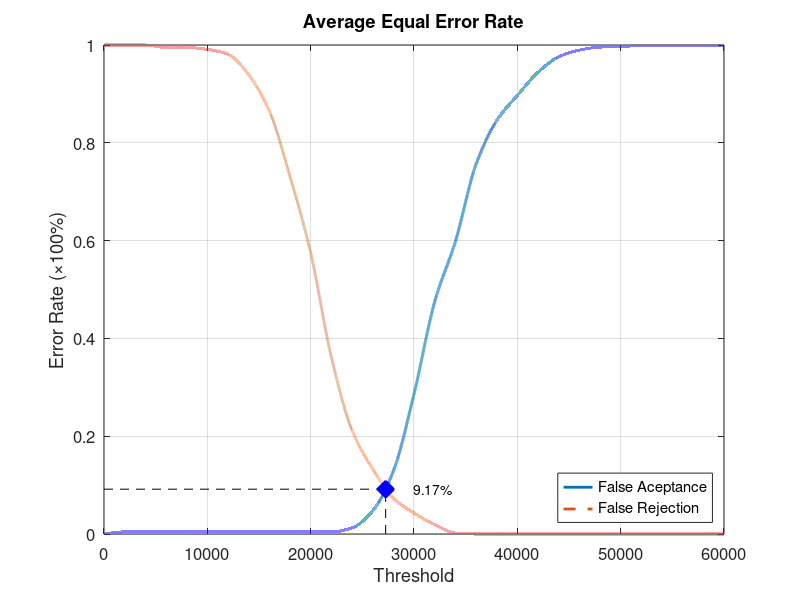
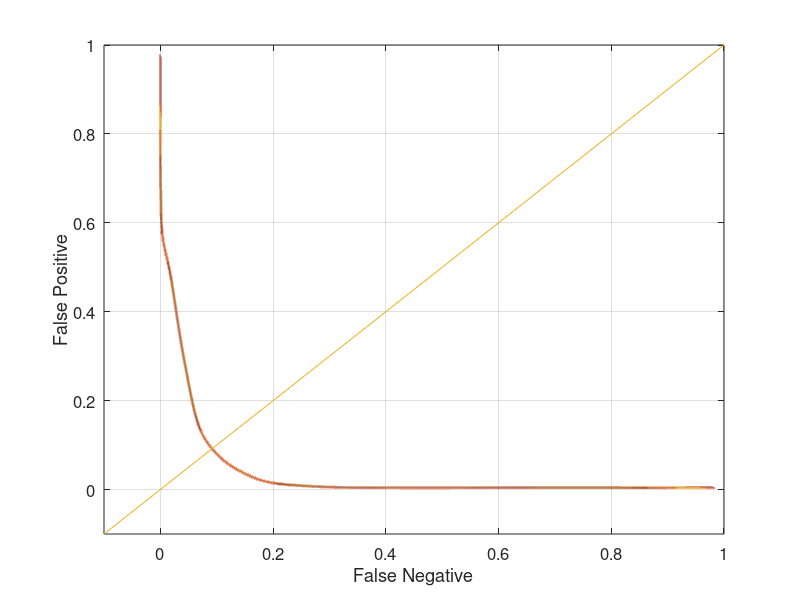

Write the MATLAB code that produced these figures, in order.
function yEER = Database1Average
close all;
clear;
clc;
x = 0:2000:60000;
xq = 0:0.5:60000;

y0 = [0 0.00421053 0.00421053 0.00421053 0.00421053 0.00421053 0.00421053 0.00421053 0.00421053 0.00421053 0.00421053 0.00421053 0.0126316 0.0473684 0.128421 0.286316 0.474737 0.597895 0.755789 0.845263 0.896842 0.944211 0.975789 0.989474 0.99579 0.996842 0.998947 0.998947 0.998947 0.998947 1];
yy0 = interp1(x, y0, xq, 'pchip');
y1 = [1 1 1 0.995 0.995 0.991 0.981 0.939 0.865 0.731 0.575 0.362 0.212 0.133 0.073 0.043 0.019 0.002 0 0 0 0 0 0 0 0 0 0 0 0 0];
yy1 = interp1(x, y1, xq, 'pchip');

% Calculating EER: 
y2 = abs(y0 - y1);
find(y2 == min(y2))
yy2 = abs(yy0 - yy1);
xEER = find(yy2 == min(yy2));
xEERIndex = xq(xEER) % X-axis EER
yEER = yy0(xEER) % Y-axis EER

main = figure
plot(xq, yy0,'-','LineWidth', 2);	hold on
plot(xq, yy1,'--','LineWidth', 2);	hold on
plot([xEERIndex xEERIndex], [0 yEER], 'k--');	hold on
plot([0 xEERIndex], [yEER yEER], 'k--');	hold on
plot(xEERIndex, yEER, 'bx', 'LineWidth', 10);	hold on
text(xEERIndex + 10 * xEERIndex / 100, yEER, [num2str(round((10000 * yEER)) / 100) '%'])
legend('False Aceptance', 'False Rejection', 'Location', 'SouthEast')
xlabel('Threshold')
ylabel('Error Rate (\times100%)')
title('Average Equal Error Rate')
set(gca, 'FontSize', 12)
axis([0 60000 0 1])
grid on

print(main, 'Database1AverageMain', '-dpng');
FNRxFPR = figure('Color', [1 1 1]);
plot(yy1, yy0, '-', yy1, yy0, 'LineWidth', 2);
hold on
y = -0.1:0.1:1
plot(y, y); 
set(gca, 'FontSize', 12)
xlabel('False Negative')
ylabel('False Positive')
axis([-0.1 1 -0.1 1])
set(gca, 'FontSize', 12)
grid on

print(FNRxFPR, 'Database1AverageFNRxFPR','-dpng');
end
